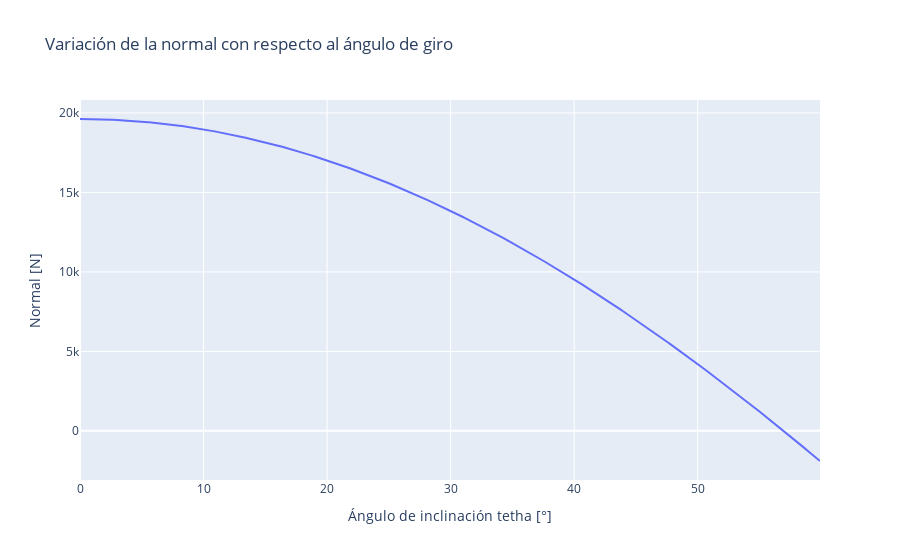

The cell this chart's notebook holds for it:
### Markdown cell above
## Numeral 1.
Para conocer el ángulo en el que pierde contacto, consideramos $N=0$, de donde:
$$\theta=cos^{-1}(6/11)$$
$$\theta=56.9°$$
Que es el ángulo en el que pierde contacto.

### Code cell
import numpy as np #importar libreria matematica
import plotly.express as px #herramienta de plot
import plotly.graph_objects as go
#Análisis
th=np.arange(0,60,0.1) #creando lista numérica
vth = np.array(th) #transformado a una matriz
w2=(2000*9.81/5)*(11*np.cos(th/180*np.pi)-6)
#plot
fig=px.line(x=th,y=w2,labels={'x':'Ángulo de inclinación tetha [°]','y':'Normal [N]'},title="Variación de la normal con respecto al ángulo de giro")
fig.show()

### Figure 1 — Plotly figure (JSON) as saved in the notebook; plotly's stock layout.template omitted (floating-point values rounded to 4 significant figures; data arrays with more than 128 entries replaced by an {"elided": "..."} marker saying what was removed)
{"data": [{"hovertemplate": "Ángulo de inclinación tetha [°]=%{x}<br>Normal [N]=%{y}<extra></extra>", "legendgroup": "", "line": {"color": "#636efa", "dash": "solid"}, "mode": "lines", "name": "", "orientation": "v", "showlegend": false, "type": "scatter", "x": {"elided": "600 float values"}, "xaxis": "x", "y": {"elided": "600 float values"}, "yaxis": "y"}], "layout": {"autosize": true, "legend": {"tracegroupgap": 0}, "title": {"text": "Variación de la normal con respecto al ángulo de giro"}, "xaxis": {"anchor": "y", "autorange": true, "domain": [0, 1], "range": [0, 59.9], "title": {"text": "Ángulo de inclinación tetha [°]"}, "type": "linear"}, "yaxis": {"anchor": "x", "autorange": true, "domain": [0, 1], "range": [-3092.0, 20820.0], "title": {"text": "Normal [N]"}, "type": "linear"}}}
